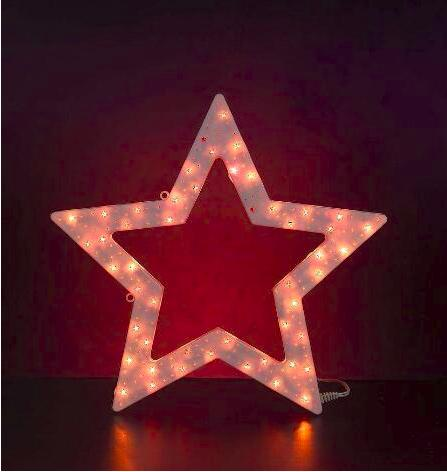
#> input picture 1_Image processing/Images/star.jpg, 447 x 472 px, found by its file name
$ python 15_contours.py   (older library calls are emulated)
#> lines starting #> are read from the running program, lines starting #| are printed output that depends on the picture; after the words box and inside, x2 and y2 are one past the last pixel; in counts of white or black regions, pixels touching at a corner belong together
#-*- coding:utf-8 -*-
import cv2
import numpy as np
'''
        created on Tues jan 09:36:30 2018
        @author:ren_dong

        cv2.boundingRect()          边界框即直边界矩形
        cv2.minAreaRect()           最小矩形区域即旋转的边界矩形
        cv2.minEnclosingCircle()    最小闭圆

'''
#载入图像img
img = cv2.pyrDown(cv2.imread('star.jpg', cv2.IMREAD_UNCHANGED))
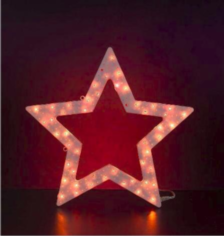
#> img: shape (236, 224, 3); mean B, G, R 36.8, 26.7, 81.5

#灰度化
gray = cv2.cvtColor(img.copy(), cv2.COLOR_BGR2GRAY)
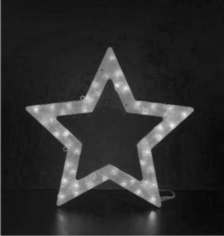
#> gray: shape (236, 224); min 7, max 242, mean 44.3

#二值化
ret, thresh = cv2.threshold(gray, 127, 255, cv2.THRESH_BINARY)
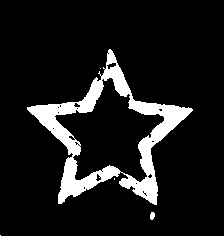
#> thresh: shape (236, 224); 10.6% white; 5 white regions (3 under 20 px)

#寻找轮廓
image, contours, hierarchy = cv2.findContours(thresh, cv2.RETR_EXTERNAL, cv2.CHAIN_APPROX_SIMPLE)
#> contours = 5 contours, 3 with area under 20; largest, box (x1, y1, x2, y2) and area: (27, 49, 193, 205) 10746, (150, 212, 155, 220) 22
print('hierarchy[0]:', hierarchy[0])
#| hierarchy[0]: [[ 1 -1 -1 -1]
#|  [ 2  0 -1 -1]
#|  [ 3  1 -1 -1]
#|  [ 4  2 -1 -1]
#|  [-1  3 -1 -1]]
print('len(contours):', len(contours))
#| len(contours): 5
print('hierarchy.shape:', hierarchy.shape)
#| hierarchy.shape: (1, 5, 4)

#遍历每一个轮廓
for C in contours:
    #计算边界框坐标
    x, y, w, h = cv2.boundingRect(C)

    ##在Img图像上绘制矩形框,颜色为green, 线宽为2
    cv2.rectangle(img, (x, y), (x + w, y + h), (0,255,0), 2)

    #计算包围目标的最小矩形区域
    rect = cv2.minAreaRect(C)

    #计算最小矩形的坐标
    box = cv2.boxPoints(rect)

    #坐标变为整数
    box = np.int0(box)

    #绘制矩形框轮廓  颜色为red  线宽为3
    cv2.drawContours(img, [box], 0, (0,0,255),3)

    #最小闭圆的圆心和半径
    (x,y),radius = cv2.minEnclosingCircle(C)

    #转换为整型
    center = (int(x), int(y))
    radius = int(radius)

    #绘制最小闭圆
    img = cv2.circle(img,center, radius, (255, 0, 0), 2)
#> this loop made 5 passes
#> (w, h, rect, box, radius) on passes 1, 4: (1, 1, ((0, 235), (0, 0), -90), [[0, 235], [0, 235], [0, 235], [0, 235]], 0), (1, 1, ((100, 68), (0, 0), -90), [[100, 68], [100, 68], [100, 68], [100, 68]], 0)
#> (w, h, rect, box, radius, center) on passes 2, 5: (5, 8, ((152, 215.5), (7, 4), -90), [[154, 219], [150, 219], [150, 212], [154, 212]], 3, (152, 215)), (166, 156, ((102.9, 139.8), (155.1, 161.4), -53.93), [[122, 249], [-7, 154], [83, 29], [213, 124]], 86, (109, 133))
#> pass 2, `img = cv2.circle(img,center, radius, (255, 0, 0), 2)`:
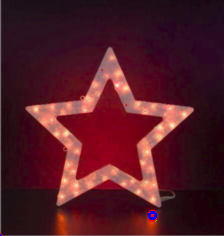
#> img: shape (236, 224, 3); mean B, G, R 37, 26.6, 81.3
#> after the loop:
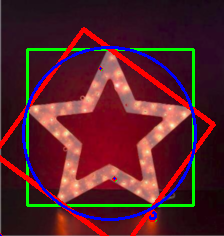
#> img: shape (236, 224, 3); mean B, G, R 41.7, 32.5, 86.5


cv2.drawContours(img,contours, -1, (0, 0, 255), 1)
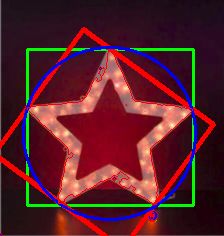
#> img: shape (236, 224, 3); 1.09% of pixels changed, all inside (x1, y1, x2, y2) = (0, 51, 193, 236)
cv2.imshow('contours',img)


cv2.waitKey()
cv2.destroyAllWindows()
